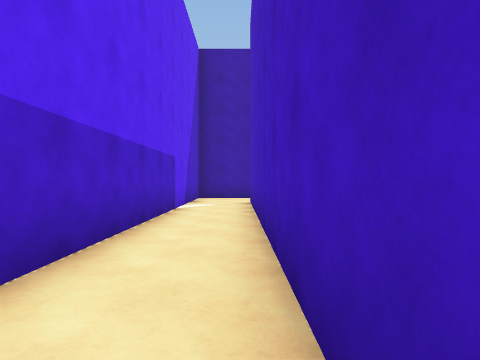
[1] (above)

14 first-person views from a walk through a scene from a Unity 3-D project. The camera is 1.2 m above the floor, looks level and sees 75° across. The floor is counted in squares, 2 m on a side. Each view is taken from the middle of a square. On the plan, view 1 faces up. The plan holds only what a view shows up to about 9 squares ahead; the rest is blank. The place goes on beyond the plan. The player character is not drawn.

[2]
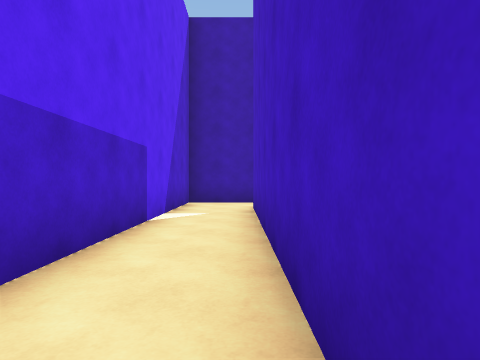

[3]
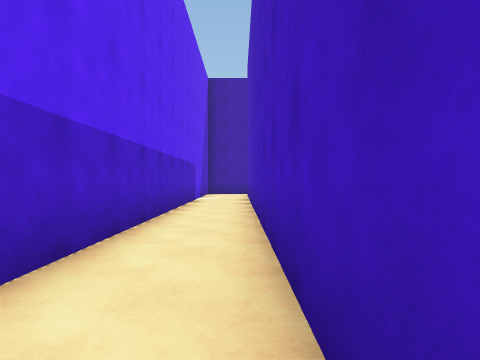

[4]
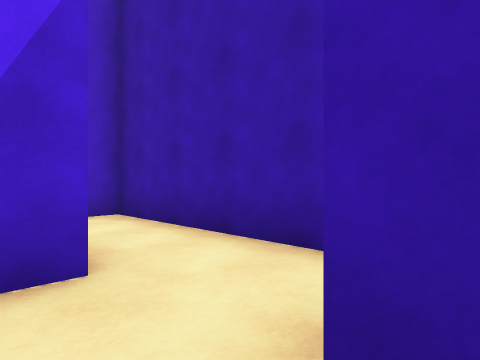

[5]
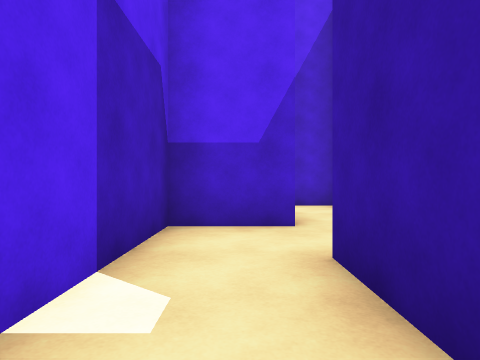

[6]
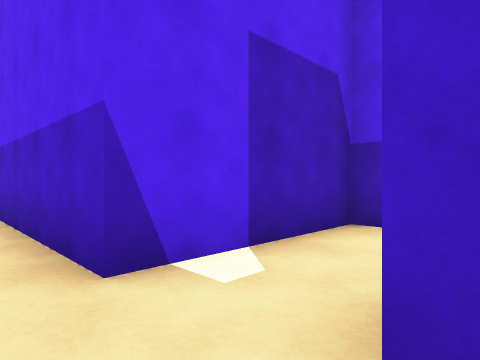

[7]
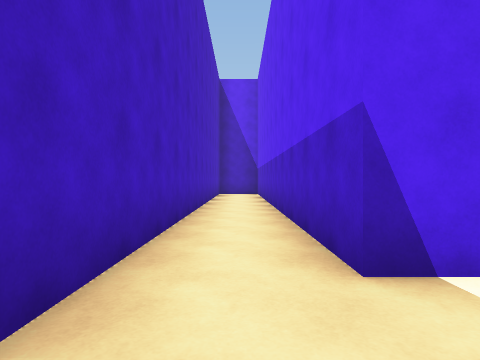

[8]
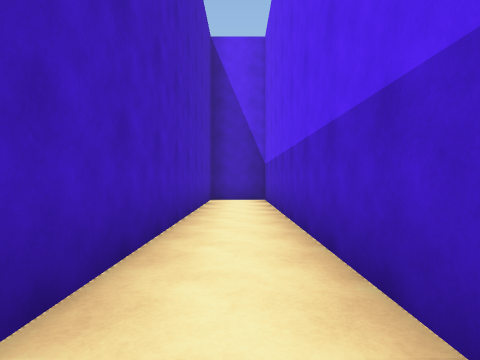

[9]
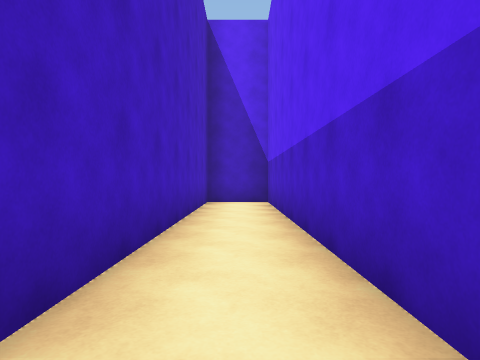

[10]
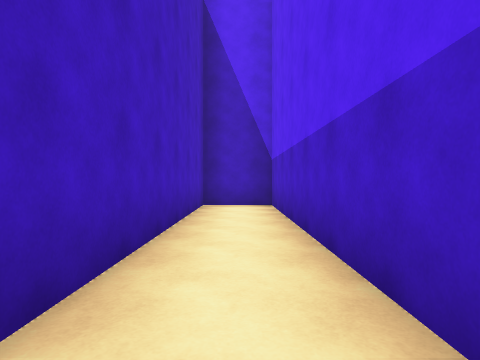

[11]
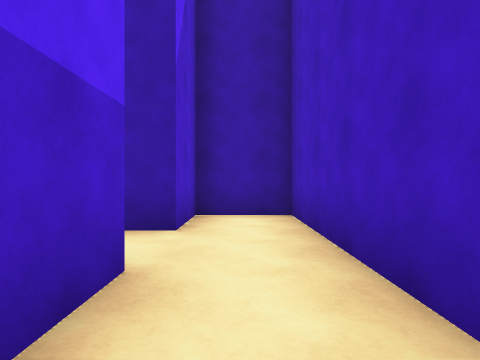

[12]
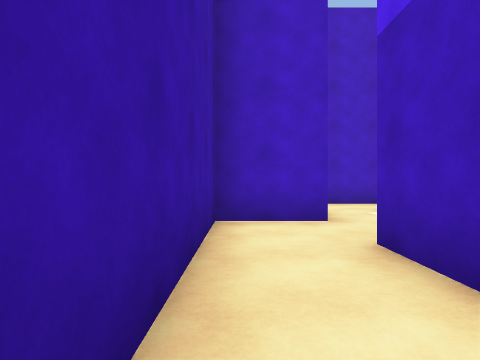

[13]
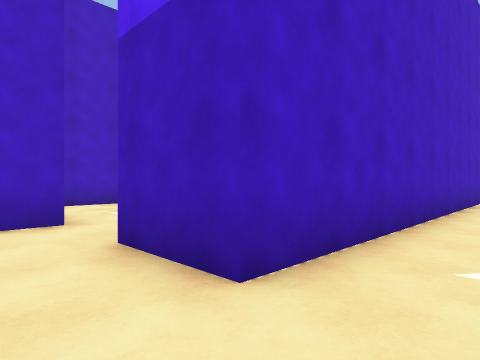

[14]
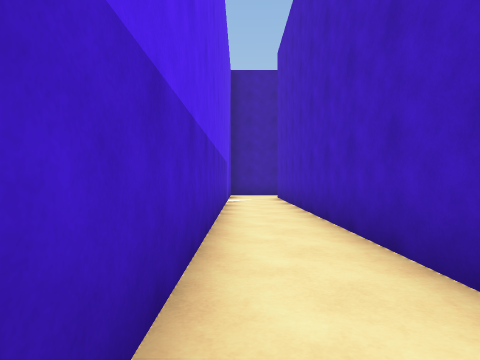

### Floor plan
Points are (right, up) in squares from view 1. A wall is a line through its corners. A room is listed if a view was taken in it or the views show most of it. See-through windows are left out.
Room 1 (views 1, 2, 3, 4, 12, 13, 14)
walls: (0.3, -2.8) (0.3, 8.7) (1.9, 8.7) (1.9, 7.1) (5.2, 7.1); (5.2, 8.7) (3.6, 8.7) (3.6, 10.4) (-1.4, 10.4) (-1.4, -1.6)
ways out: opening at (4.5, 8) to room 2
Room 2 (views 5, 6, 7, 8, 9, 10, 11)
walls: (5.2, 7.1) (5.2, -4.5) (6.9, -4.5) (6.9, 10.4) (5.2, 10.4) (5.2, 8.7)
ways out: opening at (4.5, 8) to room 1

Positions as (right, up) in squares from view 1, and headings:
1: (0, 0), facing up
2: (0, 2), facing up
3: (0, -3), facing up
4: (4, 8), facing up-left
5: (6, 8), facing left
6: (6, 9), facing down-left
7: (6, 9), facing down
8: (6, 5), facing down
9: (6, 4), facing down
10: (6, 3), facing down
11: (6, 5), facing up
12: (-1, 10), facing right
13: (-1, 10), facing down-right
14: (-1, -2), facing up
